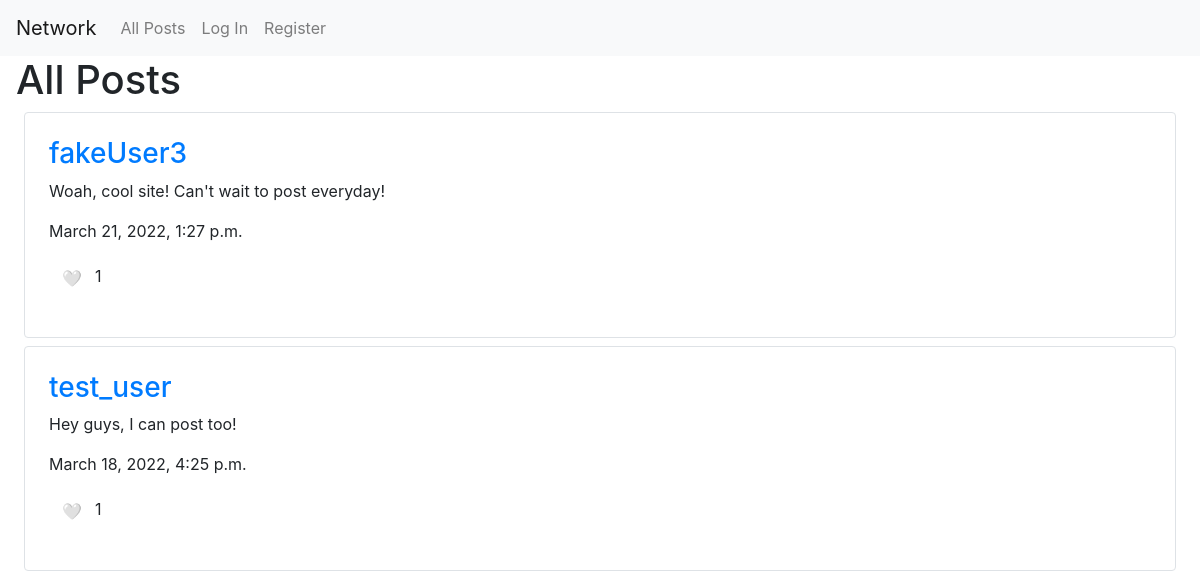
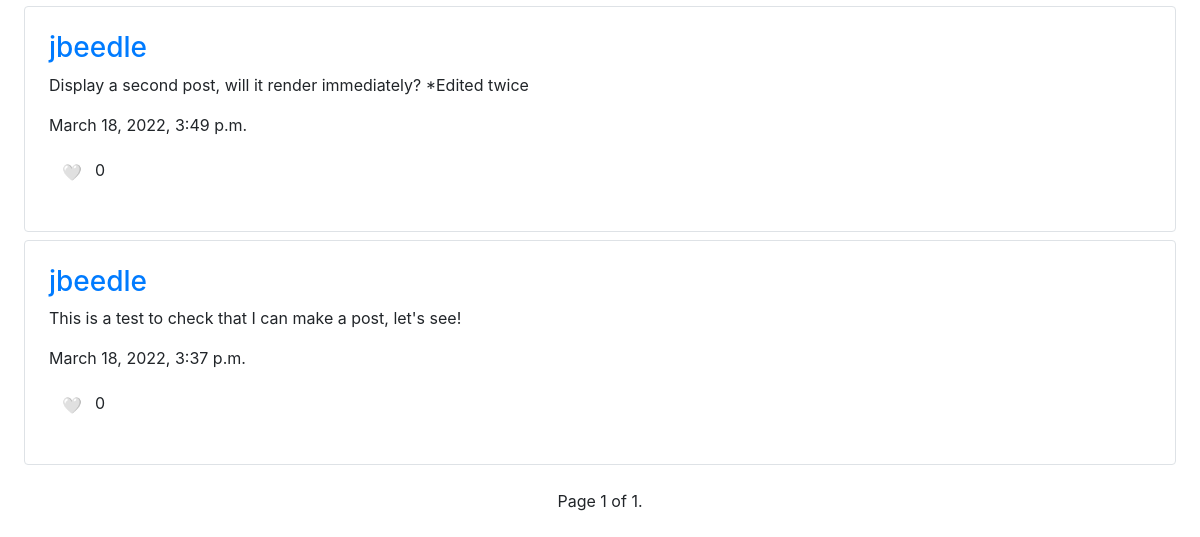
The app's page /, older data (2 pictures, top to bottom).
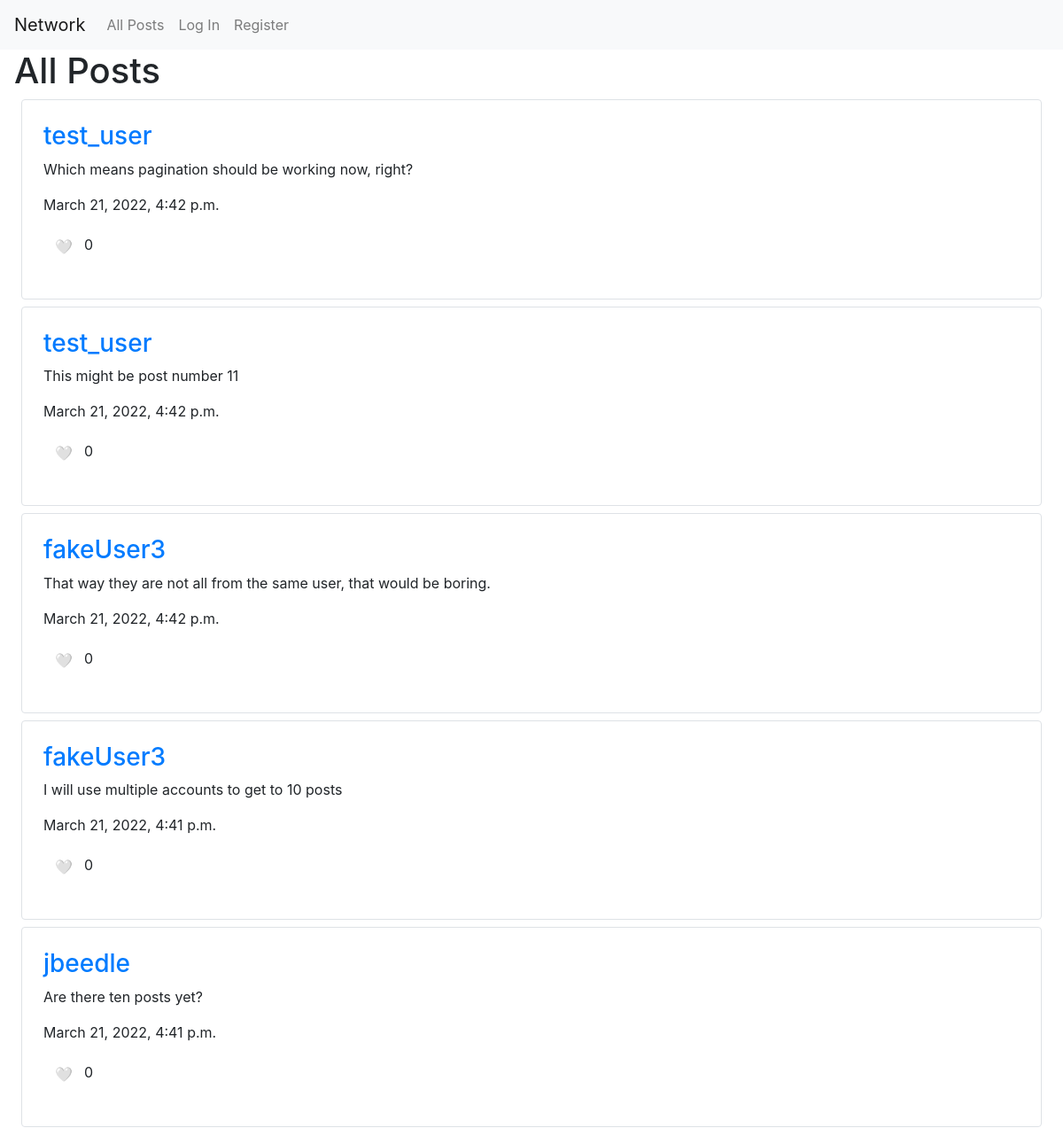
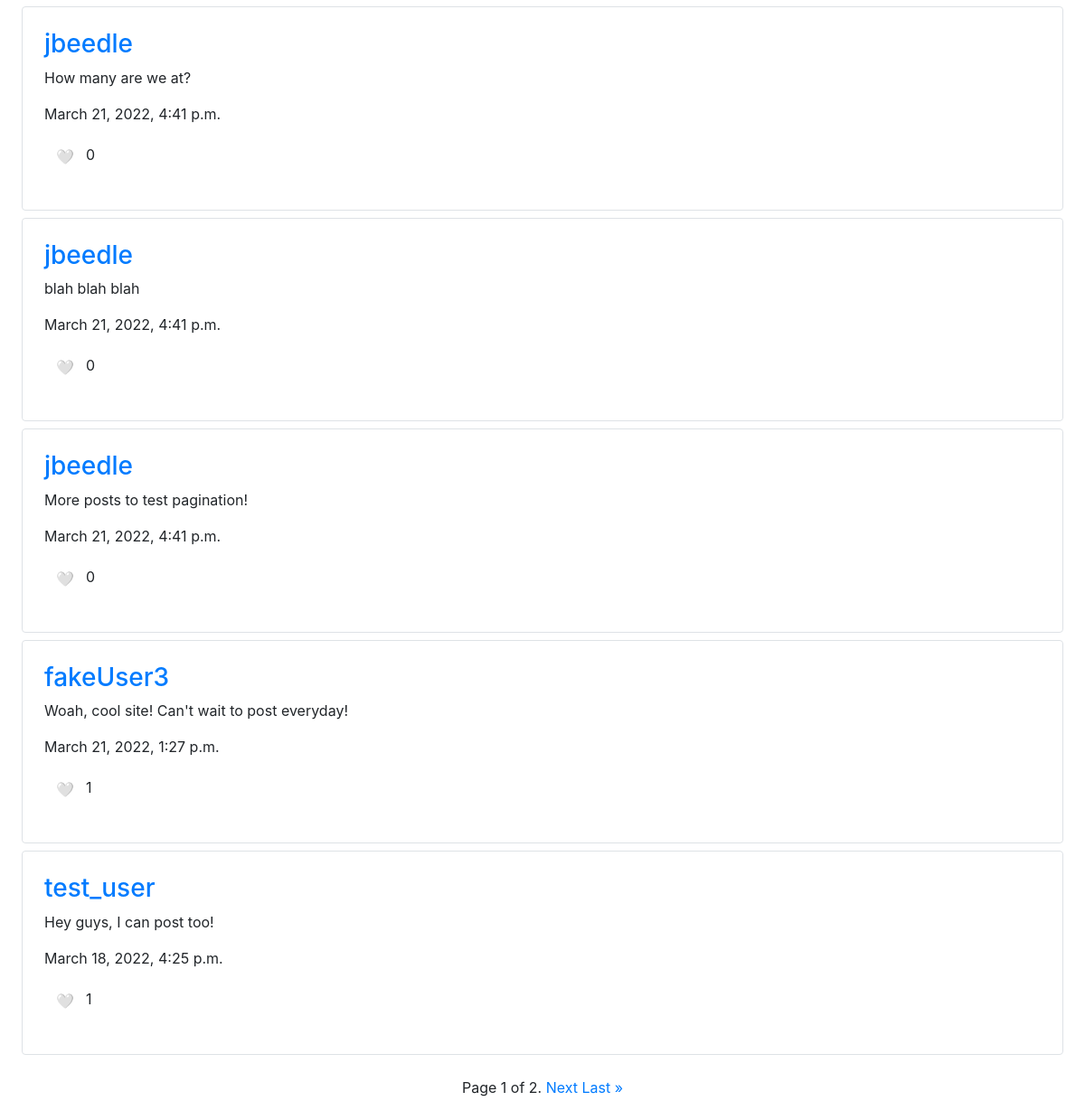
The same page, newer data (2 pictures, top to bottom).
### network/models.py (models this page shows, shortened)
class Post(models.Model):
    user = models.ForeignKey(User, on_delete=models.CASCADE, related_name='posts')
    content = models.CharField(max_length=300)
    likes = models.PositiveIntegerField(default=0)
    user_likes = models.ManyToManyField(User)
    created = models.DateTimeField(auto_now_add=True)
    class Meta:
        ordering = ['-created']

class User(AbstractUser):
    following = models.ManyToManyField('self', blank=True, related_name='followers', symmetrical=False)

### network/views.py (the view)
# urls.py: path("", views.index, name="index"),
def index(request):
    posts = Post.objects.all()
    paginator = Paginator(posts, 10)
    page_number = request.GET.get('page')
    page_obj = paginator.get_page(page_number)
    return render(request, "network/index.html", {
        'page_obj': page_obj
    })

### network/templates/network/index.html (shortened to what this page needs)
{% extends "network/layout.html" %}
{% block body %}
    <h1 class="ml-3">All Posts</h1>
    {% for post in page_obj %}
        <div class="border rounded mx-4 mb-2 p-4">
            <h3><a href="{% url 'profile' post.user.username %}">{{ post.user.username }}</a></h3>
            <p data-content="{{ post.id }}">{{ post.content}}</p>
            <p>{{ post.created }}</p>
            {% if user in post.user_likes.all %}
                <p><span class="btn dislike" data-like="{{ post.id }}">❤️</span><span data-count="{{ post.id }}">{{ post.likes }}</span></p>
            {% else %}
                <p><span class="btn like" data-like="{{ post.id }}">🤍</span><span data-count="{{ post.id }}">{{ post.likes }}</span></p>
            {% endif %}
        </div>
    {% endfor %}
    <div class="pagination my-4 d-flex justify-content-center">
        <span class="step-links">
            <span class="current">
                Page {{ page_obj.number }} of {{ page_obj.paginator.num_pages }}.
            </span>
            {% if page_obj.has_next %}
                <a href="?page={{ page_obj.next_page_number }}">Next</a>
                <a href="?page={{ page_obj.paginator.num_pages }}">Last &raquo;</a>
            {% endif %}
        </span>
    </div>
{% endblock %}

Row changes from the older to the newer data that the page shows:
no longer on this page (row unchanged): Post: user.username "jbeedle", content "Display a second post, will it render immediately? *Edited twice", created "March 18, 2022, 3:49 p.m.", likes "0"
no longer on this page (row unchanged): Post: user.username "jbeedle", content "This is a test to check that I can make a post, let's see!", created "March 18, 2022, 3:37 p.m.", likes "0"
added Post: user.username "test_user", content "Which means pagination should be working now, right?", created "March 21, 2022, 4:42 p.m.", likes "0"
added Post: user.username "test_user", content "This might be post number 11", created "March 21, 2022, 4:42 p.m.", likes "0"
added Post: user.username "fakeUser3", content "That way they are not all from the same user, that would be boring.", created "March 21, 2022, 4:42 p.m.", likes "0"
added Post: user.username "fakeUser3", content "I will use multiple accounts to get to 10 posts", created "March 21, 2022, 4:41 p.m.", likes "0"
added Post: user.username "jbeedle", content "Are there ten posts yet?", created "March 21, 2022, 4:41 p.m.", likes "0"
added Post: user.username "jbeedle", content "How many are we at?", created "March 21, 2022, 4:41 p.m.", likes "0"
added Post: user.username "jbeedle", content "blah blah blah", created "March 21, 2022, 4:41 p.m.", likes "0"
added Post: user.username "jbeedle", content "More posts to test pagination!", created "March 21, 2022, 4:41 p.m.", likes "0"
Text that changed along with them:
{{ page_obj.paginator.num_pages }}: "1" → "2"
text now shown: "Next Last »"
